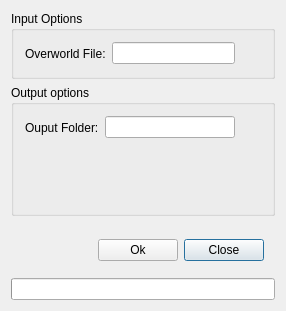
<?xml version="1.0" encoding="UTF-8"?>
<ui version="4.0">
 <class>FixMapNamesDialogClass</class>
 <widget class="QDialog" name="FixMapNamesDialogClass">
  <property name="geometry">
   <rect>
    <x>0</x>
    <y>0</y>
    <width>286</width>
    <height>311</height>
   </rect>
  </property>
  <property name="windowTitle">
   <string>FixMapNamesDialog</string>
  </property>
  <layout class="QVBoxLayout" name="verticalLayout">
   <item>
    <widget class="QGroupBox" name="groupBox">
     <property name="sizePolicy">
      <sizepolicy hsizetype="Preferred" vsizetype="Fixed">
       <horstretch>0</horstretch>
       <verstretch>0</verstretch>
      </sizepolicy>
     </property>
     <property name="minimumSize">
      <size>
       <width>0</width>
       <height>0</height>
      </size>
     </property>
     <property name="title">
      <string>Input Options</string>
     </property>
     <layout class="QFormLayout" name="formLayout_3">
      <item row="0" column="0">
       <widget class="QLabel" name="inputFolderLabel">
        <property name="text">
         <string>Overworld File:</string>
        </property>
       </widget>
      </item>
      <item row="0" column="1">
       <widget class="QWidget" name="inputFolderWidget" native="true">
        <layout class="QHBoxLayout" name="horizontalLayout">
         <property name="spacing">
          <number>2</number>
         </property>
         <property name="leftMargin">
          <number>0</number>
         </property>
         <property name="topMargin">
          <number>0</number>
         </property>
         <property name="rightMargin">
          <number>0</number>
         </property>
         <property name="bottomMargin">
          <number>0</number>
         </property>
         <item>
          <widget class="QLineEdit" name="inputEdit">
           <property name="toolTip">
            <string>Folder containing the levels to convert</string>
           </property>
          </widget>
         </item>
         <item>
          <widget class="QToolButton" name="inputBrowseButton">
           <property name="text">
            <string/>
           </property>
           <property name="icon">
            <iconset resource="MainWindow.qrc">
             <normaloff>:/MainWindow/icons/fugue/folder-open-document.png</normaloff>:/MainWindow/icons/fugue/folder-open-document.png</iconset>
           </property>
           <property name="autoRaise">
            <bool>true</bool>
           </property>
          </widget>
         </item>
        </layout>
       </widget>
      </item>
     </layout>
    </widget>
   </item>
   <item>
    <widget class="QGroupBox" name="groupBox1">
     <property name="title">
      <string>Output options</string>
     </property>
     <layout class="QFormLayout" name="formLayout">
      <item row="0" column="0">
       <widget class="QLabel" name="ouputFolderLabel">
        <property name="text">
         <string>Ouput Folder:</string>
        </property>
       </widget>
      </item>
      <item row="0" column="1">
       <widget class="QWidget" name="ouputFolderWidget" native="true">
        <property name="sizePolicy">
         <sizepolicy hsizetype="Preferred" vsizetype="Fixed">
          <horstretch>0</horstretch>
          <verstretch>0</verstretch>
         </sizepolicy>
        </property>
        <layout class="QHBoxLayout" name="horizontalLayout_3">
         <property name="spacing">
          <number>2</number>
         </property>
         <property name="leftMargin">
          <number>0</number>
         </property>
         <property name="topMargin">
          <number>0</number>
         </property>
         <property name="rightMargin">
          <number>0</number>
         </property>
         <item>
          <widget class="QLineEdit" name="outFolderEdit"/>
         </item>
         <item>
          <widget class="QToolButton" name="outputBrowseButton">
           <property name="text">
            <string/>
           </property>
           <property name="icon">
            <iconset resource="MainWindow.qrc">
             <normaloff>:/MainWindow/icons/fugue/folder-open.png</normaloff>:/MainWindow/icons/fugue/folder-open.png</iconset>
           </property>
           <property name="autoRaise">
            <bool>true</bool>
           </property>
          </widget>
         </item>
        </layout>
       </widget>
      </item>
     </layout>
    </widget>
   </item>
   <item>
    <widget class="QWidget" name="widget_3" native="true">
     <property name="sizePolicy">
      <sizepolicy hsizetype="Preferred" vsizetype="Fixed">
       <horstretch>0</horstretch>
       <verstretch>0</verstretch>
      </sizepolicy>
     </property>
     <property name="minimumSize">
      <size>
       <width>0</width>
       <height>0</height>
      </size>
     </property>
     <layout class="QFormLayout" name="formLayout_2">
      <property name="leftMargin">
       <number>0</number>
      </property>
      <property name="topMargin">
       <number>0</number>
      </property>
      <property name="rightMargin">
       <number>0</number>
      </property>
      <property name="bottomMargin">
       <number>0</number>
      </property>
     </layout>
    </widget>
   </item>
   <item>
    <widget class="QWidget" name="widget_2" native="true">
     <property name="sizePolicy">
      <sizepolicy hsizetype="Preferred" vsizetype="Fixed">
       <horstretch>0</horstretch>
       <verstretch>0</verstretch>
      </sizepolicy>
     </property>
     <layout class="QHBoxLayout" name="horizontalLayout_2">
      <item>
       <spacer name="horizontalSpacer">
        <property name="orientation">
         <enum>Qt::Horizontal</enum>
        </property>
        <property name="sizeHint" stdset="0">
         <size>
          <width>59</width>
          <height>20</height>
         </size>
        </property>
       </spacer>
      </item>
      <item>
       <widget class="QPushButton" name="okButton">
        <property name="text">
         <string>Ok</string>
        </property>
        <property name="autoDefault">
         <bool>false</bool>
        </property>
       </widget>
      </item>
      <item>
       <widget class="QPushButton" name="cancelButton">
        <property name="text">
         <string>Close</string>
        </property>
       </widget>
      </item>
     </layout>
    </widget>
   </item>
   <item>
    <widget class="QProgressBar" name="progressBar">
     <property name="value">
      <number>0</number>
     </property>
     <property name="textVisible">
      <bool>false</bool>
     </property>
    </widget>
   </item>
  </layout>
 </widget>
 <layoutdefault spacing="6" margin="11"/>
 <resources>
  <include location="MainWindow.qrc"/>
 </resources>
 <connections/>
</ui>
